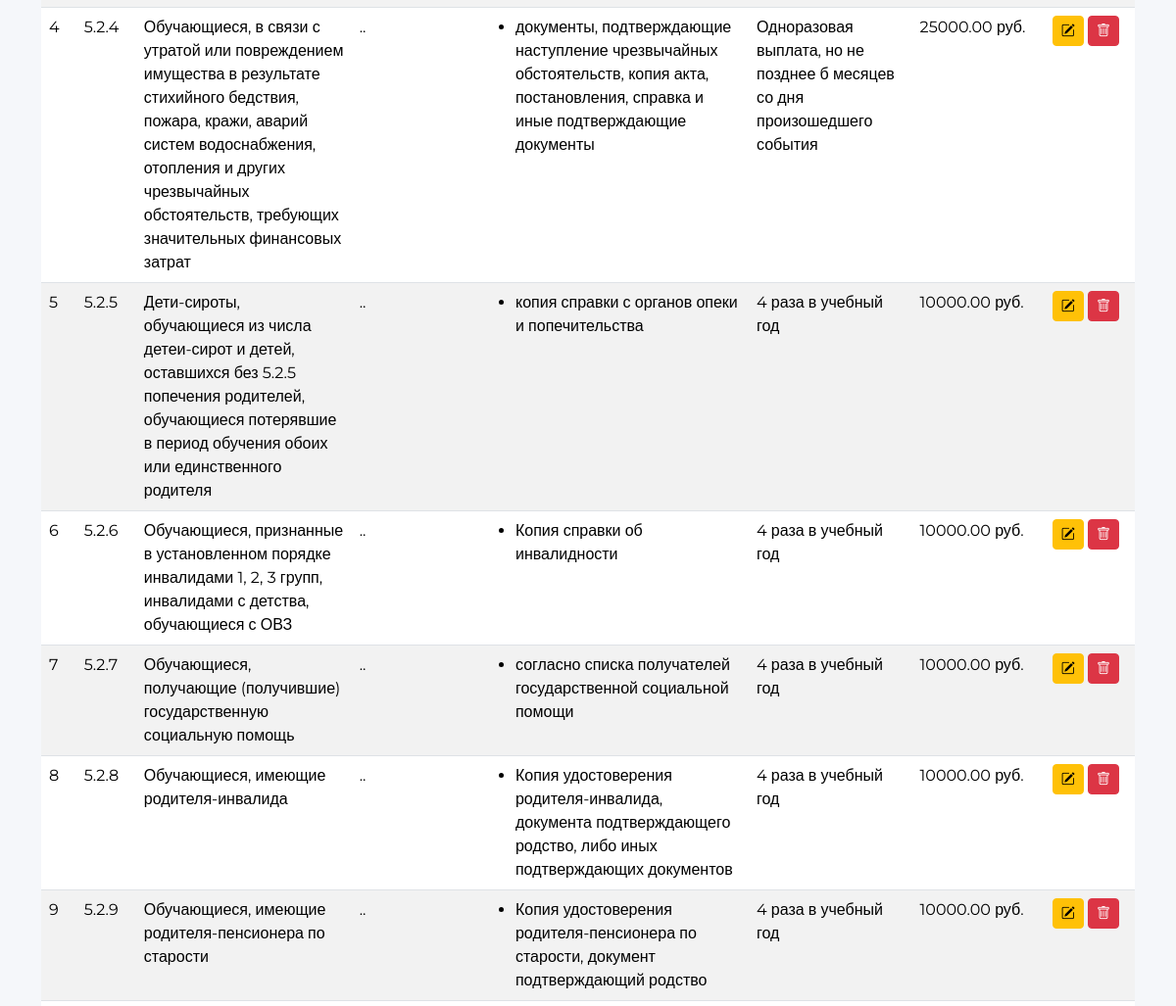
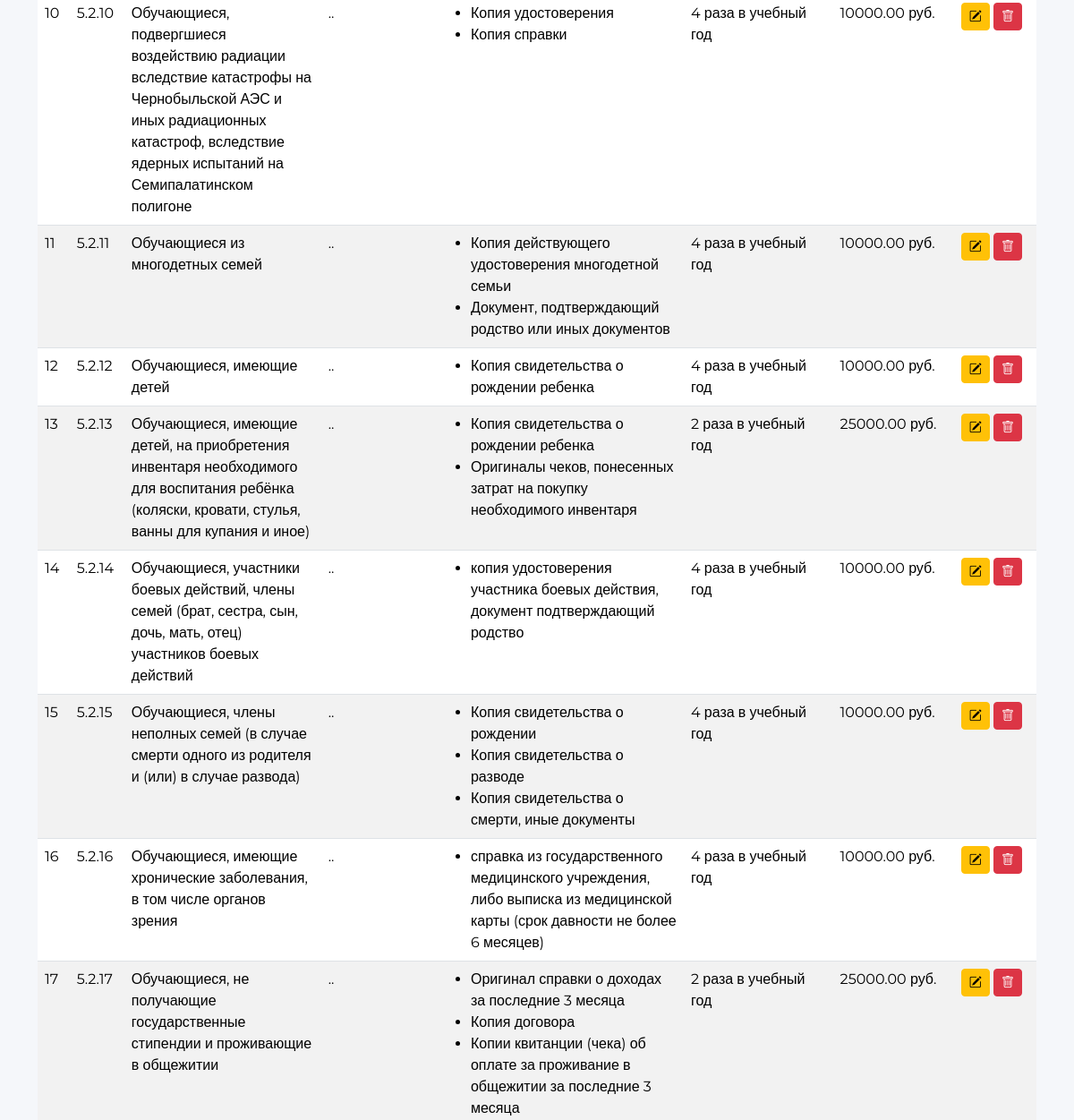
Before: /mathelp.php (middle part) with the older database file (2 pictures, top to bottom).
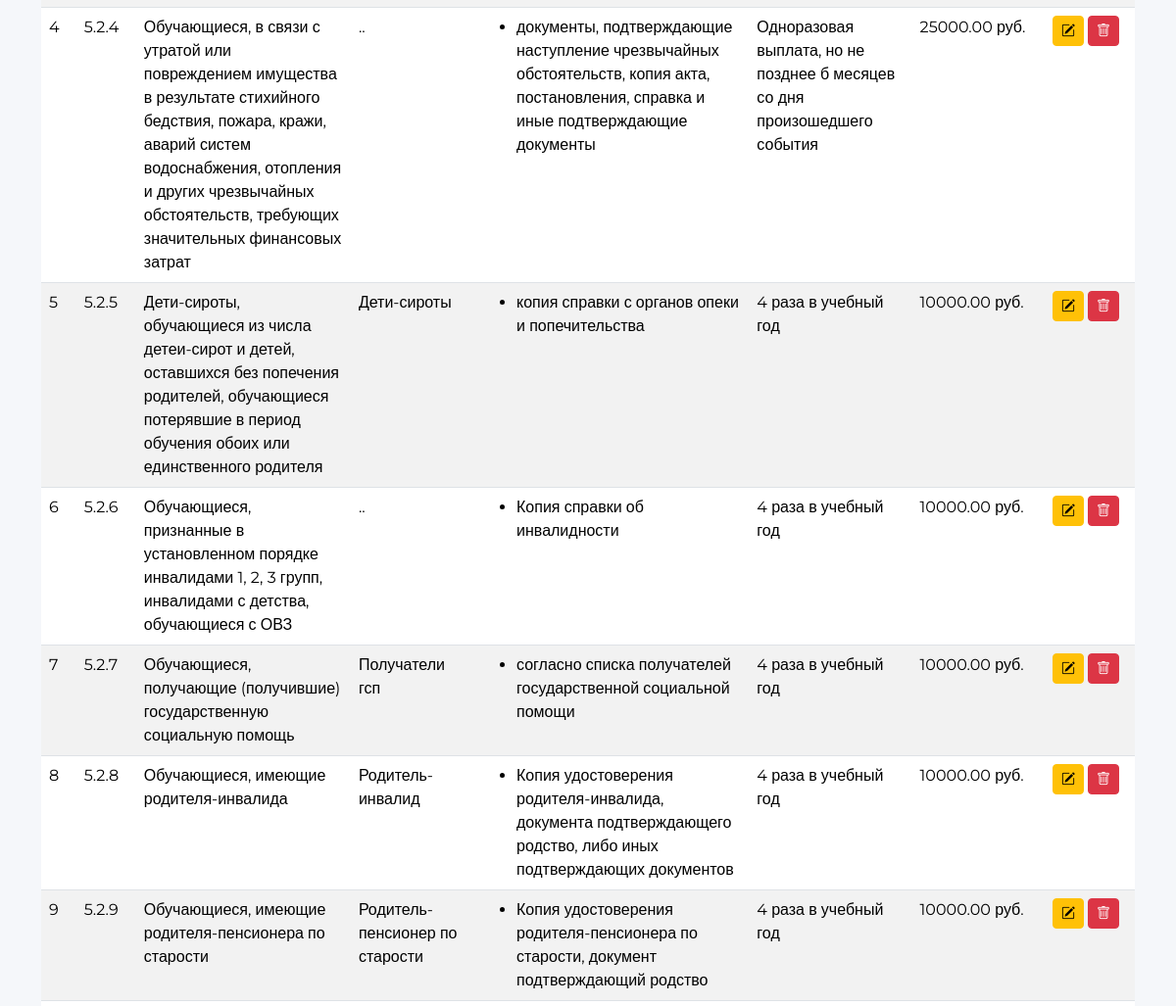
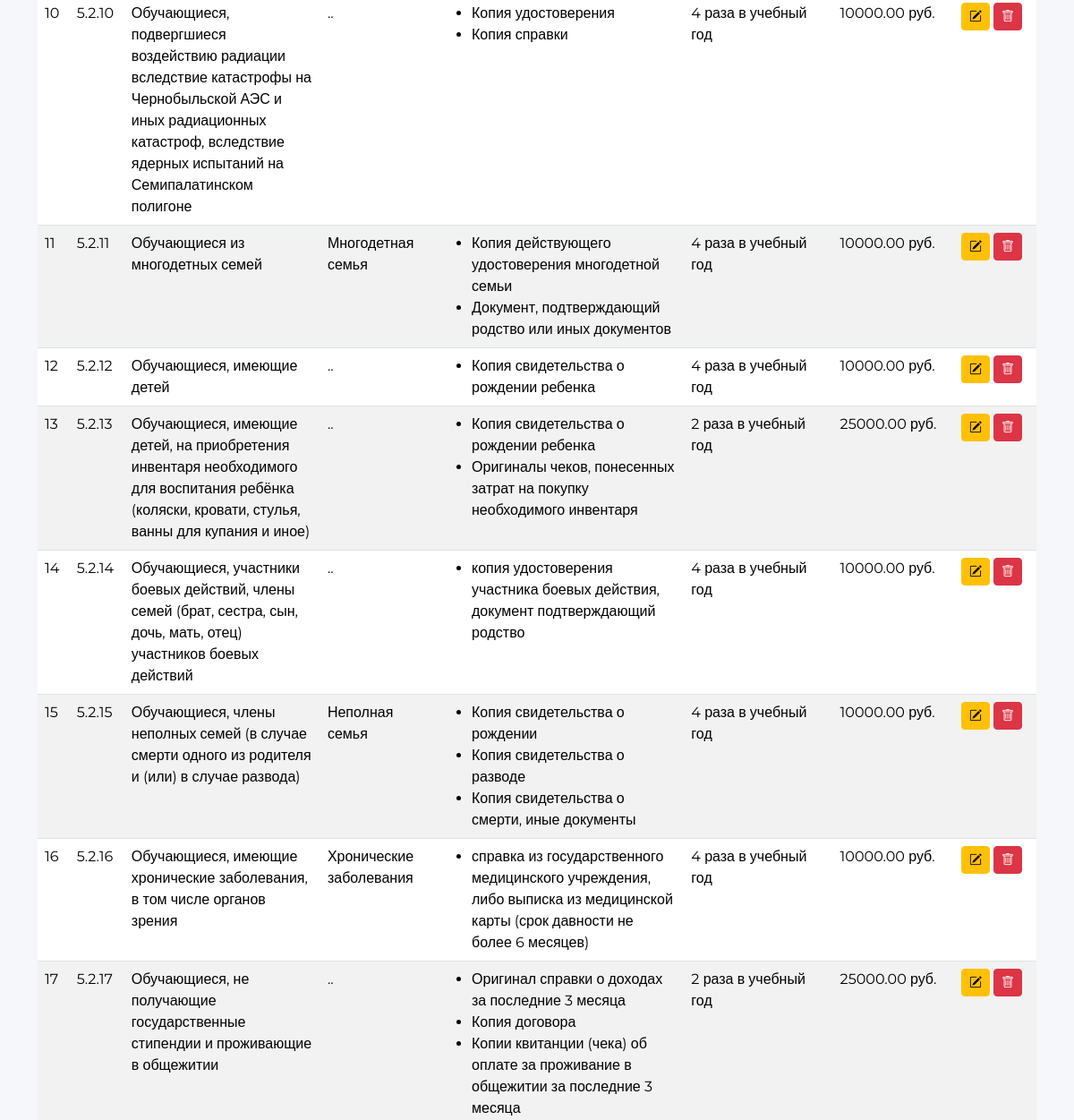
After: the same page with the newer database file (2 pictures, top to bottom).
### tables this page shows
CREATE TABLE `categories` (
  `id` int(11) NOT NULL,
  `number` varchar(255) NOT NULL,
  `category_name` varchar(255) NOT NULL,
  `category_short` varchar(255) NOT NULL,
  `documents_list` text NOT NULL,
  `payment_frequency` varchar(255) NOT NULL,
  `max_amount` decimal(10,2) NOT NULL
);

### mathelp.php (the view, shortened to what this page needs)
<?php
require_once 'db_config.php';
try {
    $stmt = $pdo->query("SELECT * FROM categories ORDER BY CAST(number AS UNSIGNED)");
    $categories = $stmt->fetchAll(PDO::FETCH_ASSOC);
} catch (PDOException $e) {
    die("Ошибка при получении списка категорий: " . $e->getMessage());
}
?>
<!DOCTYPE html>
<html lang="ru">
<head>
    <link href="https://cdn.jsdelivr.net/npm/bootstrap@5.3.2/dist/css/bootstrap.min.css" rel="stylesheet">
    <link rel="stylesheet" href="https://cdn.jsdelivr.net/npm/bootstrap-icons@1.11.1/font/bootstrap-icons.css">
</head>
<body>
    <div class="container mt-4">
        <?php if (empty($categories)): ?>
            <div class="alert alert-info">Нет данных для отображения. Добавьте первую категорию.</div>
        <?php else: ?>
        <div class="table-responsive">
            <table class="table table-striped table-hover">
                <tbody>
                    <?php foreach ($categories as $category): ?>
                    <tr>
                        <td><?= htmlspecialchars($category['id'] ?? '') ?></td>
                        <td><?= htmlspecialchars($category['number'] ?? '') ?></td>
                        <td><?= htmlspecialchars($category['category_name'] ?? '') ?></td>
                        <td><?= htmlspecialchars($category['category_short'] ?? '') ?></td>
                        <td>
                            <ul class="mb-0">
                                <?php
                                $documents = isset($category['documents_list']) ? explode("\n", $category['documents_list']) : [];
                                foreach ($documents as $doc):
                                    if (!empty(trim($doc))): ?>
                                        <li><?= htmlspecialchars($doc) ?></li>
                                    <?php endif; ?>
                                <?php endforeach; ?>
                            </ul>
                        </td>
                        <td><?= htmlspecialchars($category['payment_frequency'] ?? '') ?></td>
                        <td><?= htmlspecialchars($category['max_amount'] ?? '') ?> руб.</td>
                        <td>
                            <button class="btn btn-warning btn-sm edit-btn" data-bs-toggle="modal" data-bs-target="#editModal"
                               data-id="<?= $category['id'] ?? '' ?>"
                               data-number="<?= htmlspecialchars($category['number'] ?? '') ?>"
                               data-category-name="<?= htmlspecialchars($category['category_name'] ?? '') ?>"
                               data-category-short="<?= htmlspecialchars($category['category_short'] ?? '') ?>"
                               data-documents-list="<?= htmlspecialchars($category['documents_list'] ?? '') ?>"
                               data-payment-frequency="<?= htmlspecialchars($category['payment_frequency'] ?? '') ?>"
                               data-max-amount="<?= htmlspecialchars($category['max_amount'] ?? '') ?>">
                                <i class="bi bi-pencil-square"></i>
                            </button>
                            <a href="?delete_id=<?= $category['id'] ?? '' ?>" class="btn btn-danger btn-sm" onclick="return confirm('Вы уверены, что хотите удалить эту категорию?');">
                                <i class="bi bi-trash"></i>
                            </a>
                        </td>
                    </tr>
                    <?php endforeach; ?>
                </tbody>
            </table>
        </div>
        <?php endif; ?>
    </div>
</body>
</html>

Changed rows visible on the page:
changed categories "копия справки с органов опеки и попечительства": category_name "…и детей, оставшихся без 5.2.5 попечения родителей, обучающиеся потерявшие…" → "…и детей, оставшихся без попечения родителей, обучающиеся потерявшие…"; category_short ".." → "Дети-сироты"
changed categories "Обучающиеся, получающие (получившие) государственную социальную помощь": category_short ".." → "Получатели гсп"
changed categories "Обучающиеся, имеющие родителя-инвалида": category_short ".." → "Родитель-инвалид"
changed categories "Обучающиеся, имеющие родителя-пенсионера по старости": category_short ".." → "Родитель-пенсионер по старости"
changed categories "Обучающиеся из многодетных семей": category_short ".." → "Многодетная семья"
changed categories "Копия свидетельства о рождении": category_short ".." → "Неполная семья"
changed categories "Обучающиеся, имеющие хронические заболевания, в том числе органов зрения": category_short ".." → "Хронические заболевания"
